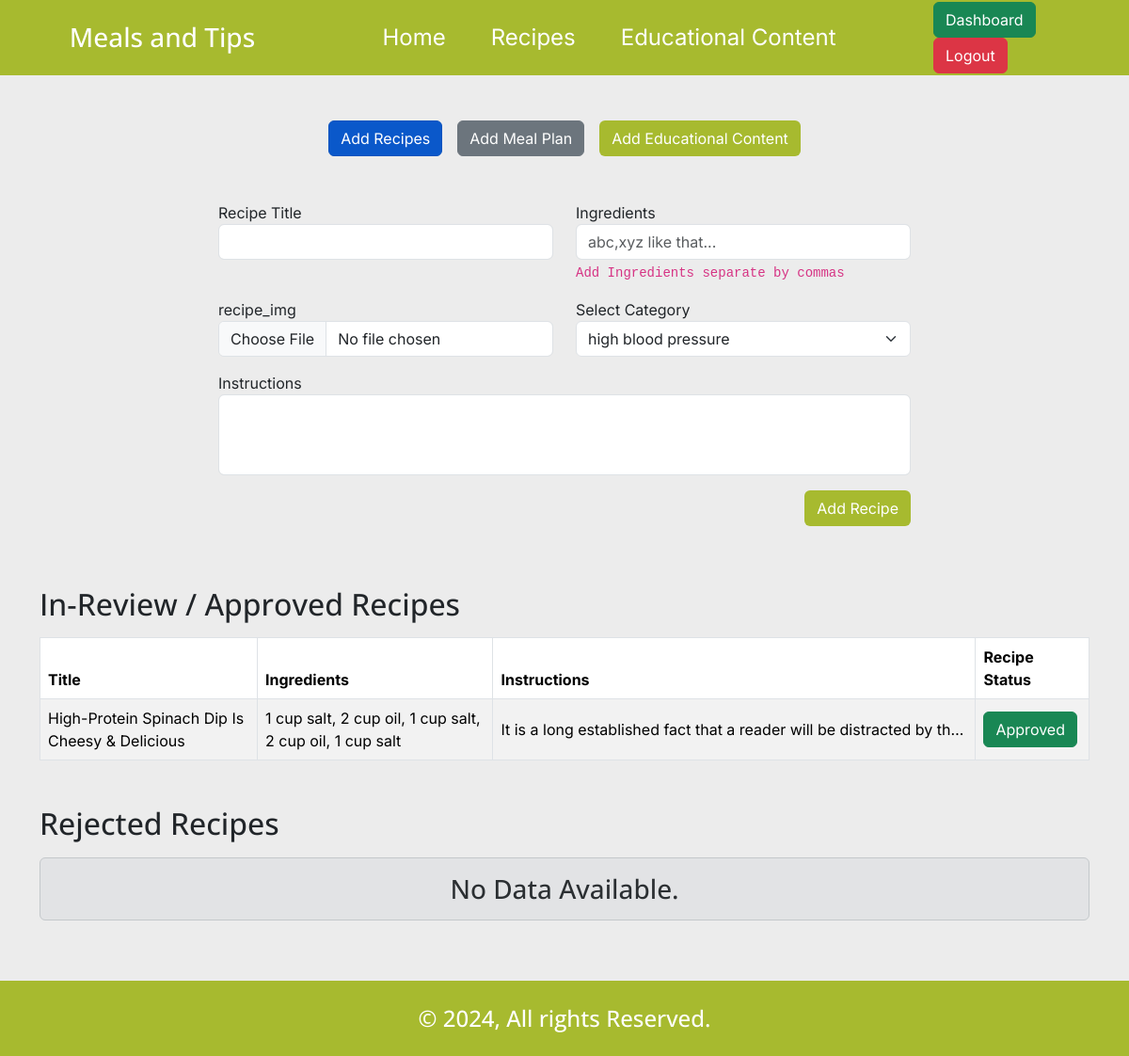
The page /nutritionistDashboard.php (signed in) on the database its author committed.
### tables this page shows
CREATE TABLE `recipes` (
  `id` int(11) NOT NULL,
  `recipe_title` varchar(255) NOT NULL,
  `ingredients` text NOT NULL,
  `instructions` text NOT NULL,
  `nutritionist_id` int(11) NOT NULL,
  `cat_id` int(11) NOT NULL,
  `recipe_status` enum('0','1','2') NOT NULL DEFAULT '0',
  `recipe_img` text DEFAULT NULL
);

### core/database.php (called while the page is built, shortened)
<?php
$db = mysqli_connect(HOST, DB_USER, DB_PWD, DB_NAME);
include_once 'functions.php';
if (isset($_SESSION['user'])) {
    $userID = $_SESSION['user'];
}

### nutritionistDashboard.php (the view, shortened to what this page needs)
<?php
require_once 'core/database.php';
?>
<!DOCTYPE html>
<html lang="en">
<head>
    <?php include 'includes/external_css.php'; ?>
    <link rel="stylesheet" href="css/style.min.css">
</head>
<body id="nutritionistDashboard">
    <?php include_once 'includes/header.php'; ?>
    <div class="container mx-auto mt-5 min-h-800">
        <div class="row">
            <div class="tab-buttons col-12 d-flex gap-3 justify-content-center">
                <a href="#!" class="btn btn-primary active">Add Recipes</a>
                <a href="#!" class="btn btn-secondary">Add Meal Plan</a>
                <a href="#!" class="btn text-white btn-custom-green">Add Educational Content</a>
            </div>
        </div>
        <div class="row content-wrapper">
            <div class="col-12 mx-auto mt-4">
                <div class="row">
                    <div class="col-12 col-md-8 mx-auto mt-4">
                        <form id="recipe-form" enctype="multipart/form-data">
                            <div class="row">
                                <div class="col-12 col-md-6 mb-3">
                                    <div class="form-group">
                                        <label for="recipe-title">Recipe Title</label>
                                        <input type="text" autofocus name="recipe_title" id="recipe-title" required class="form-control">
                                    </div>
                                </div>
                                <div class="col-12 col-md-6 mb-3">
                                    <div class="form-group">
                                        <label for="ingredients">Ingredients</label>
                                        <input type="text" name="ingredients" id="ingredients" class="form-control" placeholder="abc,xyz like that..." required>
                                        <code>Add Ingredients separate by commas</code>
                                    </div>
                                </div>
                                <div class="col-12 col-md-6 mb-3">
                                    <div class="form-group">
                                        <label for="recipe_img">recipe_img</label>
                                        <input type="file" name="recipe_img" id="recipe_img" class="form-control" required>
                                    </div>
                                </div>
                                <div class="col-12 col-md-6 mb-3">
                                    <div class="form-group">
                                        <label for="category_type">Select Category</label>
                                        <select type="text" name="category_type" id="category_type" required class="form-select">
                                            <?= get_categories('categories'); ?>
                                        </select>
                                    </div>
                                </div>
                                <div class="col-12 mb-3">
                                    <div class="form-group">
                                        <label for="instructions">Instructions</label>
                                        <textarea rows="3" name="instructions" id="instructions" class="form-control" required></textarea>
                                    </div>
                                </div>
                                <div class="col-12">
                                    <div class="form-group">
                                        <button type="submit" name="recipe_submit" id="recipe-submit" class="btn btn-custom-green d-block ms-auto">
                                            Add Recipe
                                        </button>
                                    </div>
                                </div>
                            </div>
                        </form>
                    </div>
                </div>
                <div class="row mt-5">
                    <div class="col-12 mb-3">
                        <h2 class="my-3">In-Review / Approved Recipes</h2>
                        <?php
                        $getRecipe_Q = $db->query("CALL `get_recipes_list_review_or_approved_by_id`($userID)");
                        if (mysqli_num_rows($getRecipe_Q) > 0):
                        ?>
                            <table id="example" class="align-middle table table-striped table-bordered">
                                <thead>
                                    <tr>
                                        <th>Title</th>
                                        <th>Ingredients</th>
                                        <th>Instructions</th>
                                        <th>Recipe Status</th>
                                    </tr>
                                </thead>
                                <tbody>
                                    <?php while ($recipe_list = mysqli_fetch_object($getRecipe_Q)): ?>
                                        <tr>
                                            <td><?= $recipe_list->recipe_title ?></td>
                                            <td><?= $recipe_list->ingredients ?></td>
                                            <td><span title="<?= $recipe_list->instructions ?>" class="line-clamp-1"><?= $recipe_list->instructions ?></span></td>
                                            <td>
                                                <?php if ($recipe_list->recipe_status == '0'): ?>
                                                    <span class="btn btn-secondary">In-Review</span>
                                                <?php else: ?>
                                                    <span class="btn btn-success">Approved</span>
                                                <?php endif; ?>
                                            </td>
                                        </tr>
                                    <?php endwhile; ?>
                                </tbody>
                            </table>
                        <?php else: ?>
                            <h3 class="alert alert-secondary text-center">No Data Available.</h3>
                        <?php endif;
                        $db->next_result(); ?>
                    </div>
                    <div class="col-12 mb-5">
                        <h2 class="my-3">Rejected Recipes</h2>
                        <?php
                        $getRecipe1_Q = $db->query("CALL `get_recipes_list_rejected_by_id`($userID)");
                        if (mysqli_num_rows($getRecipe1_Q) > 0):
                        ?>
                            <table id="example1" class="align-middle table table-striped table-bordered">
                                <thead>
                                    <tr>
                                        <th>Title</th>
                                        <th>Ingredients</th>
                                        <th>Instructions</th>
                                        <th>Recipe Status</th>
                                    </tr>
                                </thead>
                                <tbody>
                                    <?php while ($recipe_list_ = mysqli_fetch_object($getRecipe1_Q)): ?>
                                        <tr>
                                            <td><?= $recipe_list_->recipe_title ?></td>
                                            <td><?= $recipe_list_->ingredients ?></td>
                                            <td><span title="<?= $recipe_list_->instructions ?>" class="line-clamp-1"><?= $recipe_list_->instructions ?></span></td>
                                            <td>
                                                <span class="btn btn-danger">Rejected</span>
                                            </td>
                                        </tr>
                                    <?php endwhile; ?>
                                </tbody>
                            </table>
                        <?php else: ?>
                            <h3 class="alert alert-secondary text-center">No Data Available.</h3>
                        <?php endif;
                        $db->next_result(); ?>
                    </div>
                </div>
            </div>
        </div>
    </div>
    <?php include_once 'includes/footer.php'; ?>
</body>
</html>

### rows shown on the page
recipes: recipe_title "High-Protein Spinach Dip Is Cheesy & Delicious", ingredients "1 cup salt, 2 cup oil, 1 cup salt, 2 cup oil, 1 cup salt", instructions "It is a long established fact that a reader will be distracted by…", recipe_status "Approved"

### other values the page prints
TITLE "Meals and Tips"
form field category_type "high blood pressure"
